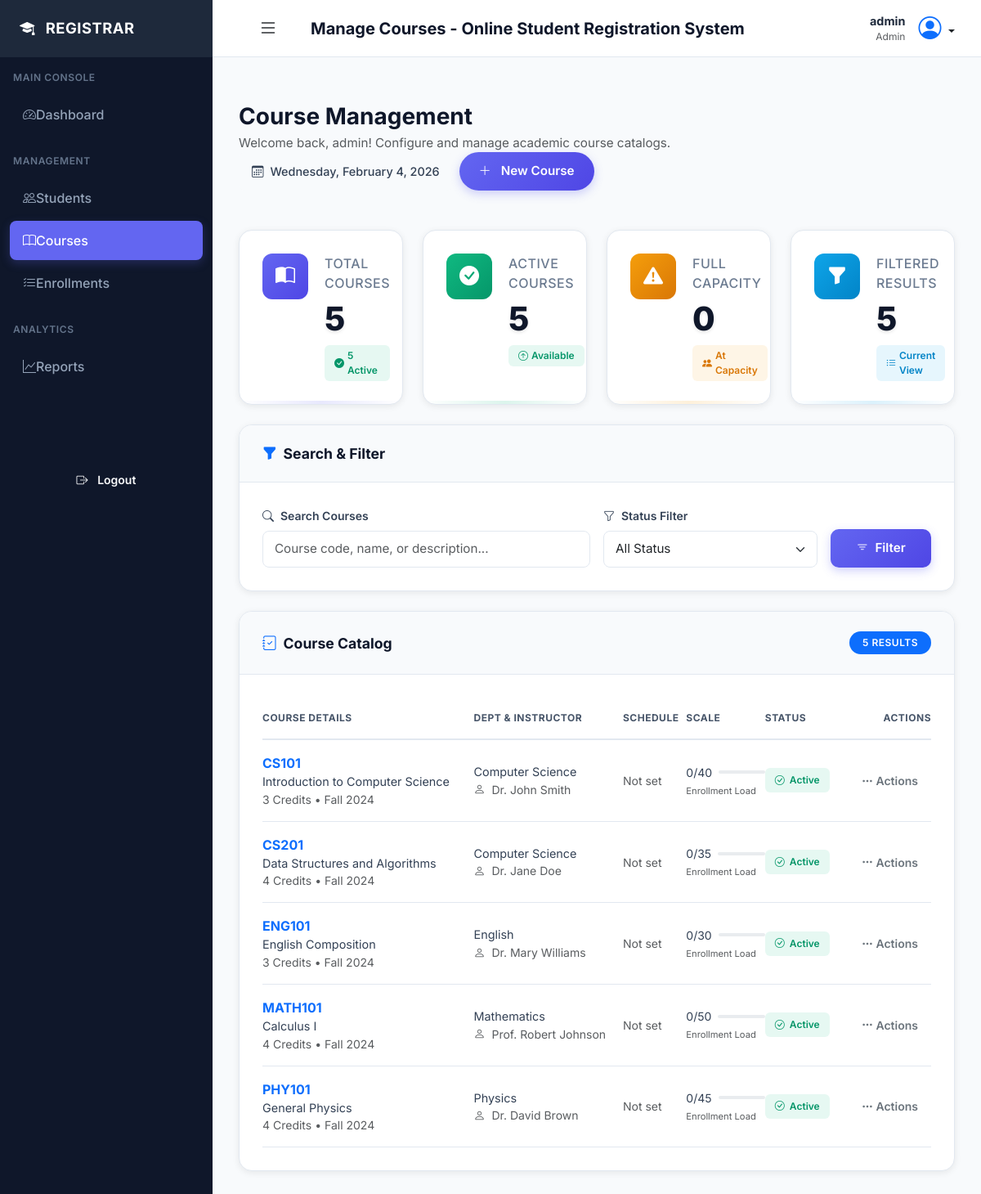
The page /admin/courses.php (signed in) on the database its author committed.
### tables this page shows
CREATE TABLE IF NOT EXISTS courses (
    course_id INT AUTO_INCREMENT PRIMARY KEY,
    course_code VARCHAR(20) NOT NULL UNIQUE,
    course_name VARCHAR(255) NOT NULL,
    description TEXT,
    credits INT NOT NULL DEFAULT 3,
    max_capacity INT NOT NULL DEFAULT 30,
    current_enrollment INT DEFAULT 0,
    schedule VARCHAR(255),
    instructor VARCHAR(255),
    semester VARCHAR(20) NOT NULL,
    academic_year VARCHAR(20) NOT NULL,
    department VARCHAR(100),
    prerequisites VARCHAR(255),
    status ENUM('active', 'inactive', 'full') DEFAULT 'active',
    created_at TIMESTAMP DEFAULT CURRENT_TIMESTAMP,
    updated_at TIMESTAMP DEFAULT CURRENT_TIMESTAMP ON UPDATE CURRENT_TIMESTAMP,
    INDEX idx_course_code (course_code),
    INDEX idx_semester_year (semester, academic_year),
    INDEX idx_status (status),
    INDEX idx_department (department)
);

### includes/validation_functions.php (called while the page is built, shortened)
<?php
function sanitizeInput($data) {
    $data = trim($data);
    $data = stripslashes($data);
    $data = htmlspecialchars($data, ENT_QUOTES, 'UTF-8');
    return $data;
}
?>

### admin/courses.php (the view, shortened to what this page needs)
<?php
require_once __DIR__ . '/../includes/validation_functions.php';
$search = sanitizeInput($_GET['search'] ?? '');
$status = sanitizeInput($_GET['status'] ?? '');
$page = max(1, intval($_GET['page'] ?? 1));
$limit = ITEMS_PER_PAGE;
$offset = ($page - 1) * $limit;
try {
    $db = new Database();
    $conn = $db->getConnection();
    $where = [];
    $params = [];
    if (!empty($status)) {
        $where[] = "status = ?";
        $params[] = $status;
    } else {
        $where[] = "status != 'inactive'";
    }
    $whereClause = implode(' AND ', $where);
    $countStmt = $conn->prepare("SELECT COUNT(*) FROM courses WHERE $whereClause");
    $countStmt->execute($params);
    $totalCourses = $countStmt->fetchColumn();
    $sql = "SELECT c.*,
            (SELECT COUNT(*) FROM enrollments WHERE course_id = c.course_id AND status IN ('enrolled', 'pending')) as enrolled_count
            FROM courses c
            WHERE $whereClause
            ORDER BY course_code ASC
            LIMIT $limit OFFSET $offset";
    $stmt = $conn->prepare($sql);
    $stmt->execute($params);
    $courses = $stmt->fetchAll();
    $stmt = $conn->query("SELECT COUNT(*) FROM courses");
    $totalCount = $stmt->fetchColumn();
    $stmt = $conn->query("SELECT COUNT(*) FROM courses WHERE status = 'active'");
    $activeCount = $stmt->fetchColumn();
    $stmt = $conn->query("SELECT COUNT(*) FROM courses WHERE status = 'full'");
    $fullCount = $stmt->fetchColumn();
} catch (Exception $e) {
    error_log("Courses error: " . $e->getMessage());
    $courses = [];
    $totalPages = 0;
    $totalCount = 0;
    $activeCount = 0;
    $fullCount = 0;
}
include __DIR__ . '/../includes/header.php';
?>
<div class="dashboard-header mb-4">
    <div class="d-flex justify-content-between align-items-center flex-wrap">
        <div>
            <h2 class="dashboard-title mb-1">Course Management</h2>
            <p class="dashboard-subtitle text-muted mb-0">Welcome back, <?php echo htmlspecialchars($_SESSION['username'] ?? 'Admin'); ?>! Configure and manage academic course catalogs.</p>
        </div>
        <div class="d-flex gap-2">
            <div class="dashboard-date">
                <i class="bi bi-calendar3 me-2"></i>
                <span><?php echo date('l, F j, Y'); ?></span>
            </div>
            <button class="btn btn-primary rounded-pill px-4" type="button" data-bs-toggle="collapse" data-bs-target="#courseFormCollapse">
                <i class="bi bi-plus-lg me-2"></i> New Course
            </button>
        </div>
    </div>
</div>
<div class="row g-4 mb-4">
    <div class="col-xl-3 col-md-6">
        <div class="stat-card stat-card-primary">
            <div class="stat-card-content">
                <div class="stat-card-icon">
                    <i class="bi bi-book-half"></i>
                </div>
                <div class="stat-card-info">
                    <p class="stat-card-label">Total Courses</p>
                    <h3 class="stat-card-value"><?php echo number_format($totalCount); ?></h3>
                    <div class="stat-card-footer">
                        <span class="stat-card-badge stat-badge-success">
                            <i class="bi bi-check-circle-fill"></i> <?php echo number_format($activeCount); ?> Active
                        </span>
                    </div>
                </div>
            </div>
            <div class="stat-card-wave"></div>
        </div>
    </div>
    <div class="col-xl-3 col-md-6">
        <div class="stat-card stat-card-success">
            <div class="stat-card-content">
                <div class="stat-card-icon">
                    <i class="bi bi-check-circle-fill"></i>
                </div>
                <div class="stat-card-info">
                    <p class="stat-card-label">Active Courses</p>
                    <h3 class="stat-card-value"><?php echo number_format($activeCount); ?></h3>
                    <div class="stat-card-footer">
                        <span class="stat-card-badge stat-badge-success">
                            <i class="bi bi-arrow-up-circle"></i> Available
                        </span>
                    </div>
                </div>
            </div>
            <div class="stat-card-wave"></div>
        </div>
    </div>
    <div class="col-xl-3 col-md-6">
        <div class="stat-card stat-card-warning">
            <div class="stat-card-content">
                <div class="stat-card-icon">
                    <i class="bi bi-exclamation-triangle-fill"></i>
                </div>
                <div class="stat-card-info">
                    <p class="stat-card-label">Full Capacity</p>
                    <h3 class="stat-card-value"><?php echo number_format($fullCount); ?></h3>
                    <div class="stat-card-footer">
                        <span class="stat-card-badge stat-badge-warning">
                            <i class="bi bi-people-fill"></i> At Capacity
                        </span>
                    </div>
                </div>
            </div>
            <div class="stat-card-wave"></div>
        </div>
    </div>
    <div class="col-xl-3 col-md-6">
        <div class="stat-card stat-card-info">
            <div class="stat-card-content">
                <div class="stat-card-icon">
                    <i class="bi bi-funnel-fill"></i>
                </div>
                <div class="stat-card-info">
                    <p class="stat-card-label">Filtered Results</p>
                    <h3 class="stat-card-value"><?php echo number_format($totalCourses); ?></h3>
                    <div class="stat-card-footer">
                        <span class="stat-card-badge stat-badge-info">
                            <i class="bi bi-list-ul"></i> Current View
                        </span>
                    </div>
                </div>
            </div>
            <div class="stat-card-wave"></div>
        </div>
    </div>
</div>
<div class="row g-4 mb-4">
    <div class="col-lg-12">
        <div class="admin-card">
            <div class="admin-card-header">
                <h5 class="admin-card-title">
                    <i class="bi bi-funnel-fill text-primary me-2"></i>
                    Search & Filter
                </h5>
            </div>
            <div class="admin-card-body">
                <form method="GET" action="" class="row g-3">
                    <div class="col-md-6">
                        <label for="search" class="form-label fw-semibold">
                            <i class="bi bi-search me-2"></i>Search Courses
                        </label>
                        <input type="text" class="form-control" id="search" name="search"
                               value="<?php echo htmlspecialchars($search); ?>"
                               placeholder="Course code, name, or description...">
                    </div>
                    <div class="col-md-4">
                        <label for="status" class="form-label fw-semibold">
                            <i class="bi bi-funnel me-2"></i>Status Filter
                        </label>
                        <select class="form-select" id="status" name="status">
                            <option value="">All Status</option>
                        </select>
                    </div>
                    <div class="col-md-2 d-flex align-items-end">
                        <button type="submit" class="btn btn-primary w-100">
                            <i class="bi bi-filter me-2"></i>Filter
                        </button>
                    </div>
                </form>
            </div>
        </div>
    </div>
</div>
<div class="row g-4">
    <div class="col-lg-12">
        <div class="admin-card">
            <div class="admin-card-header d-flex justify-content-between align-items-center">
                <h5 class="admin-card-title">
                    <i class="bi bi-journal-check text-primary me-2"></i>
                    Course Catalog
                </h5>
                <span class="badge bg-primary rounded-pill"><?php echo number_format($totalCourses); ?> Results</span>
            </div>
            <div class="admin-card-body">
                <?php if (empty($courses)): ?>
                    <div class="empty-state">
                        <i class="bi bi-book empty-state-icon"></i>
                        <p class="empty-state-text">No courses found matching your criteria.</p>
                    </div>
                <?php else: ?>
                    <div class="table-modern-wrapper">
                        <table class="table table-modern">
                        <thead>
                            <tr>
                                <th>Course Details</th>
                                <th>Dept & Instructor</th>
                                <th>Schedule</th>
                                <th>Scale</th>
                                <th>Status</th>
                                <th class="text-end">Actions</th>
                            </tr>
                        </thead>
                        <tbody>
                            <?php foreach ($courses as $course): ?>
                                <tr>
                                    <td>
                                        <div class="fw-bold text-primary"><?php echo htmlspecialchars($course['course_code']); ?></div>
                                        <div style="font-size: 0.9rem;"><?php echo htmlspecialchars($course['course_name']); ?></div>
                                        <div class="text-muted small"><?php echo $course['credits']; ?> Credits • <?php echo htmlspecialchars($course['semester']); ?> <?php echo htmlspecialchars($course['academic_year']); ?></div>
                                    </td>
                                    <td>
                                        <div style="font-size: 0.9rem;"><?php echo htmlspecialchars($course['department'] ?? 'General'); ?></div>
                                        <div class="text-muted small"><i class="bi bi-person me-1"></i> <?php echo htmlspecialchars($course['instructor'] ?? 'TBA'); ?></div>
                                    </td>
                                    <td>
                                        <div class="small text-muted"><?php echo htmlspecialchars($course['schedule'] ?? 'Not set'); ?></div>
                                    </td>
                                    <td>
                                        <div class="d-flex align-items-center mb-1">
                                            <div class="small me-2"><?php echo $course['enrolled_count']; ?>/<?php echo $course['max_capacity']; ?></div>
                                            <div class="progress flex-grow-1" style="height: 4px; max-width: 60px;">
                                            </div>
                                        </div>
                                        <div class="text-muted" style="font-size: 0.7rem;">Enrollment Load</div>
                                    </td>
                                    <td>
                                        <span class="status-badge status-badge-<?php echo $course['status'] === 'active' ? 'success' : ($course['status'] === 'full' ? 'warning' : 'secondary'); ?>">
                                            <i class="bi bi-<?php echo $course['status'] === 'active' ? 'check-circle' : ($course['status'] === 'full' ? 'exclamation-circle' : 'pause-circle'); ?>"></i>
                                            <?php echo ucfirst($course['status']); ?>
                                        </span>
                                    </td>
                                    <td class="text-end">
                                        <div class="dropdown">
                                            <button class="btn btn-sm btn-outline-secondary rounded-pill px-3" type="button" data-bs-toggle="dropdown">
                                                <i class="bi bi-three-dots"></i> Actions
                                            </button>
                                        </div>
                                    </td>
                                </tr>
                            <?php endforeach; ?>
                            </tbody>
                        </table>
                    </div>
                <?php endif; ?>
            </div>
        </div>
    </div>
</div>
</div>
<?php include __DIR__ . '/../includes/footer.php'; ?>

### rows shown on the page
courses: course_code "CS101", course_name "Introduction to Computer Science", credits "3", semester "Fall", academic_year "2024", department "Computer Science", instructor "Dr. John Smith", schedule "Not set", enrolled_count "0", max_capacity "40", status "Active"
courses: course_code "CS201", course_name "Data Structures and Algorithms", credits "4", semester "Fall", academic_year "2024", department "Computer Science", instructor "Dr. Jane Doe", schedule "Not set", enrolled_count "0", max_capacity "35", status "Active"
courses: course_code "ENG101", course_name "English Composition", credits "3", semester "Fall", academic_year "2024", department "English", instructor "Dr. Mary Williams", schedule "Not set", enrolled_count "0", max_capacity "30", status "Active"
courses: course_code "MATH101", course_name "Calculus I", credits "4", semester "Fall", academic_year "2024", department "Mathematics", instructor "Prof. Robert Johnson", schedule "Not set", enrolled_count "0", max_capacity "50", status "Active"
courses: course_code "PHY101", course_name "General Physics", credits "4", semester "Fall", academic_year "2024", department "Physics", instructor "Dr. David Brown", schedule "Not set", enrolled_count "0", max_capacity "45", status "Active"

### other values the page prints
$pageTitle "Manage Courses - Online Student Registration System"
$_SESSION['username'] "admin"
$_SESSION['user_role'] "Admin"
$totalCount "5"
$activeCount "5"
$fullCount "0"
$totalCourses "5"
